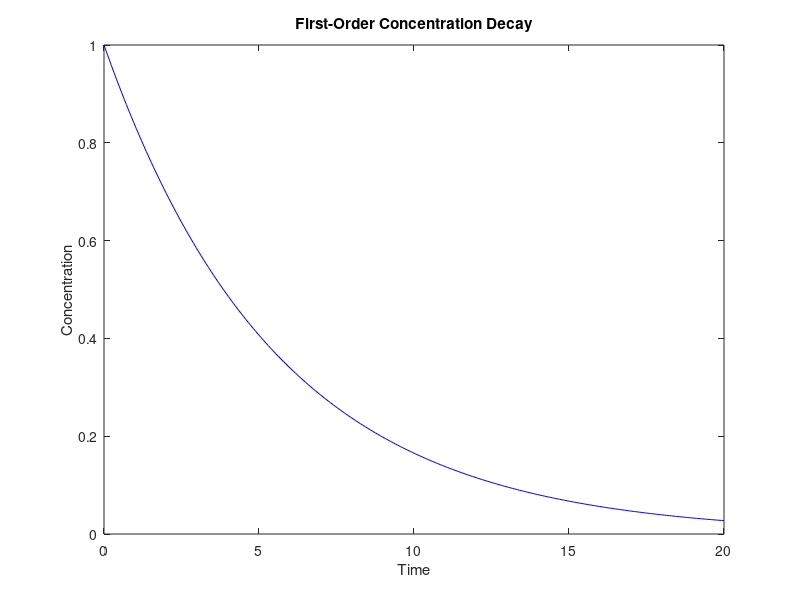

Here is the MATLAB script that generated this plot: (Note: this script raises an error after producing the figure.)
% English chemistry-themed numerical smoke test
clc
disp('--- English Chemistry Test ---')

t = linspace(0, 20, 250);
k = 0.18;
C0 = 1.0;
C = C0 * exp(-k * t);
half_life = log(2) / k;

T = linspace(280, 360, 200);
A = 2.5e7;
Ea = 5.5e4;
R = 8.314;
inv_T = exp(-log(T));
kT = A * exp(-(Ea / R) * inv_T);

H = [1e-1 1e-3 1e-7 1e-11];
pH = -log10(H);
sample_id = [1 2 3 4];

disp('First-order half-life:')
disp(half_life)
disp('Representative pH values:')
disp(pH)

figure(10);
clf;
plot(t, C, 'b-');
title('First-Order Concentration Decay');
xlabel('Time');
ylabel('Concentration');
grid(True);

figure(11);
clf;
plot(T, kT, 'r-');
title('Arrhenius Rate Constant');
xlabel('Temperature (K)');
ylabel('k(T)');
grid(True);

figure(12);
clf;
plot(sample_id, pH, 'ko-');
title('Representative pH Values');
xlabel('Sample Index');
ylabel('pH');
grid(True);

disp('Chemistry test completed.')
